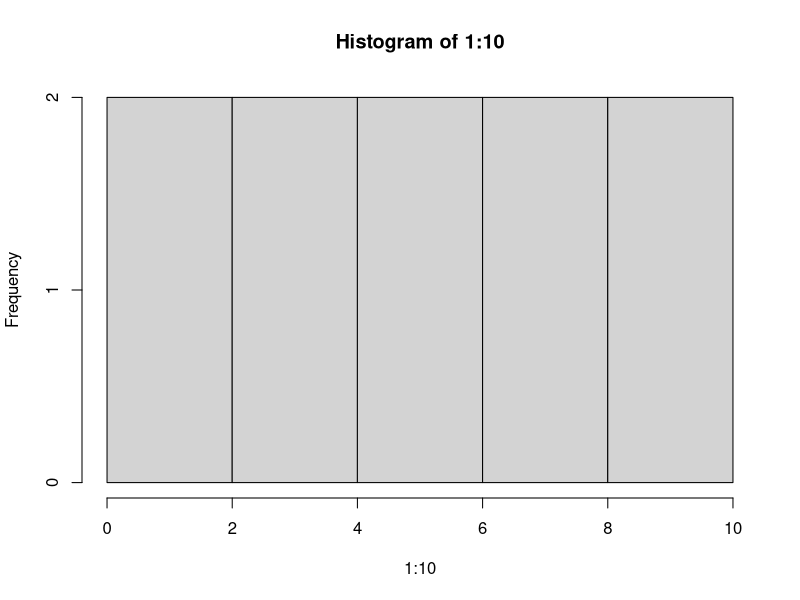

The R script that drew this image:
g = function (x, y=2, z=T) if (z) x else y
g(2)

(c(1,1))
rbind(c(1), c(4)) %*% c(1,1)
rbind(c(1,2), c(3,4))[2,]
rbind(1:3,4:6,7:9)[-1,2]

q <- hist(1:10)
q
